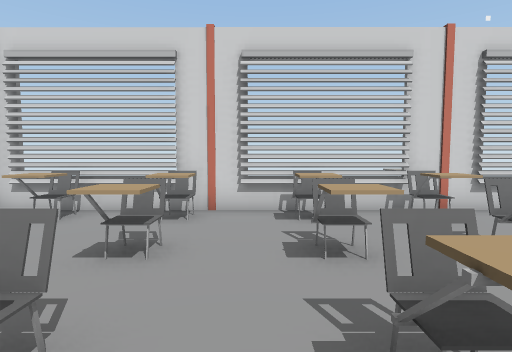
view 1 (above)

21 first-person views from a walk through a 3-D level made in the Unity game engine. The camera is 1.3 m above the floor, tilts 4° down and sees 80° across. Doors are open. The floor is counted in squares, 1 m on a side. Each view is taken from the middle of a square. On the plan, view 1 faces up. The plan holds only what a view shows up to about 14 squares ahead; the rest is blank. The place goes on beyond the plan.

view 2
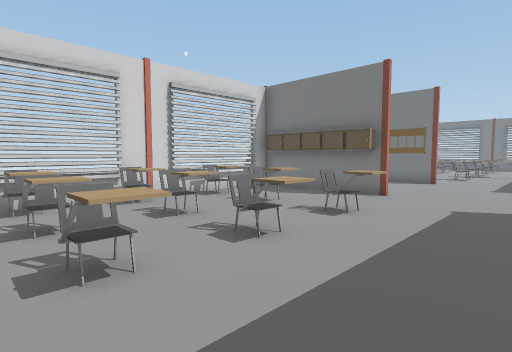

view 3
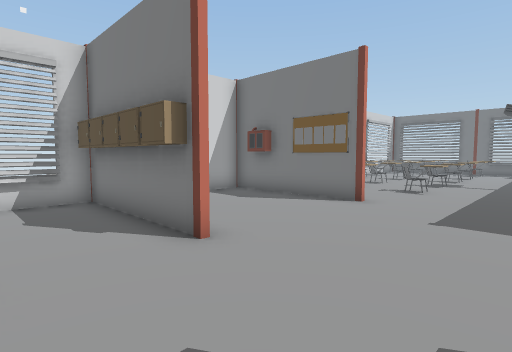

view 4
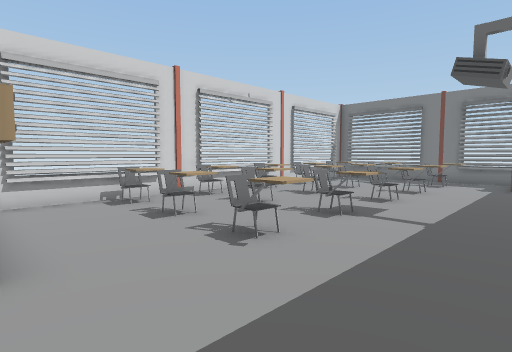

view 5
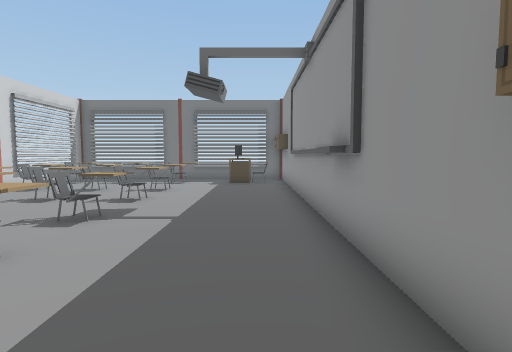

view 6
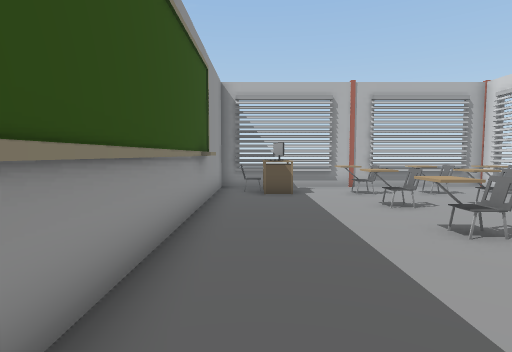

view 7
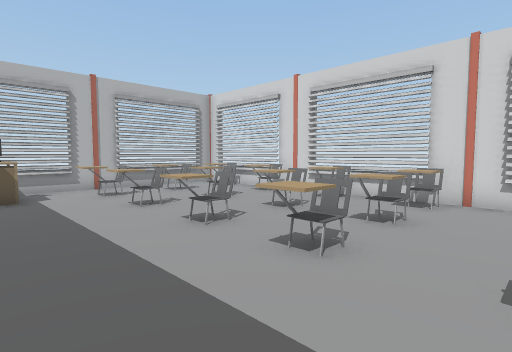

view 8
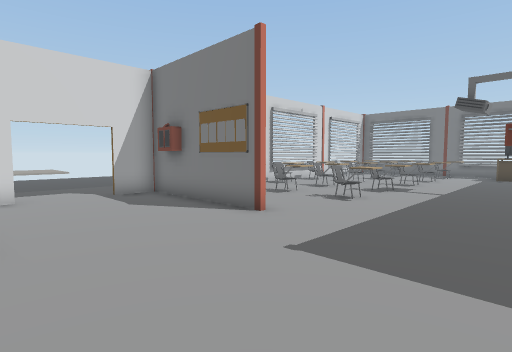

view 9
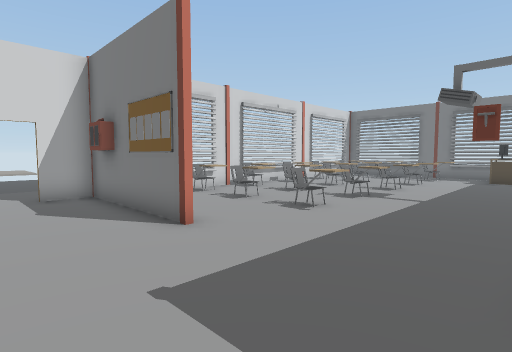

view 10
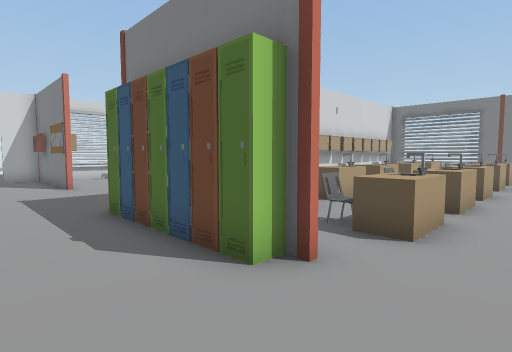

view 11
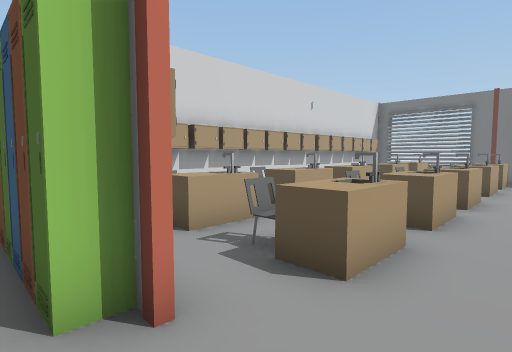

view 12
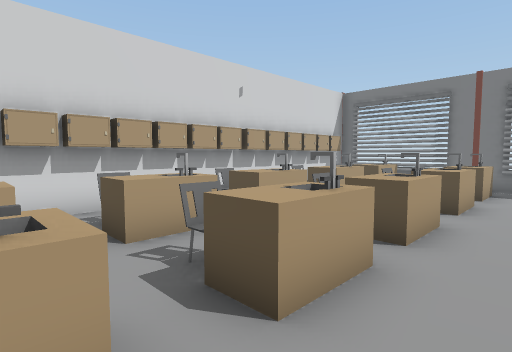

view 13
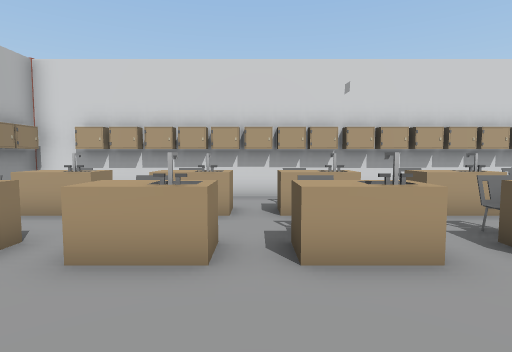

view 14
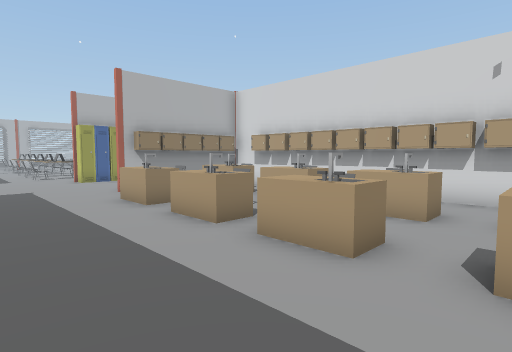

view 15
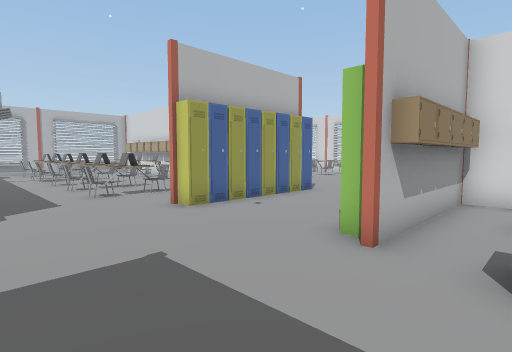

view 16
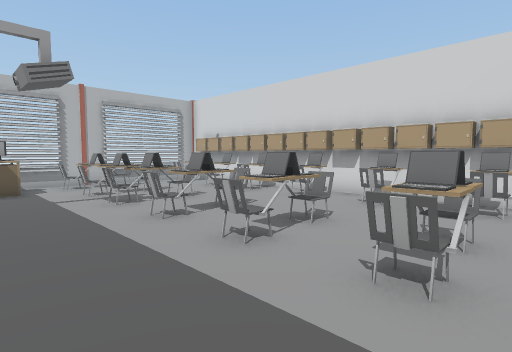

view 17
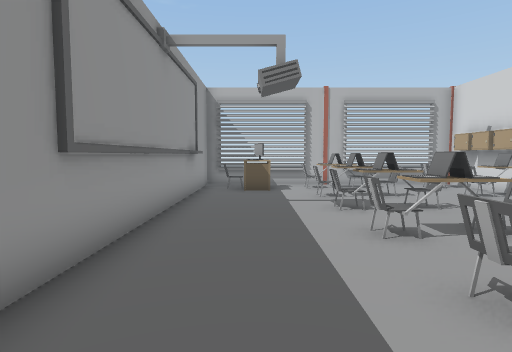

view 18
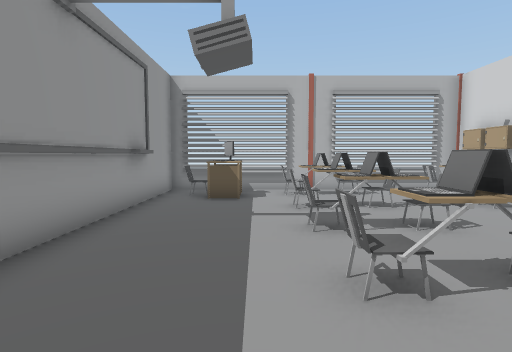

view 19
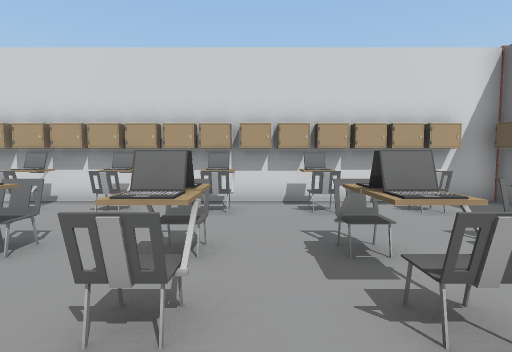

view 20
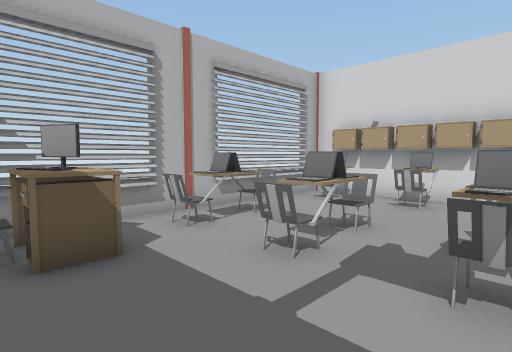

view 21
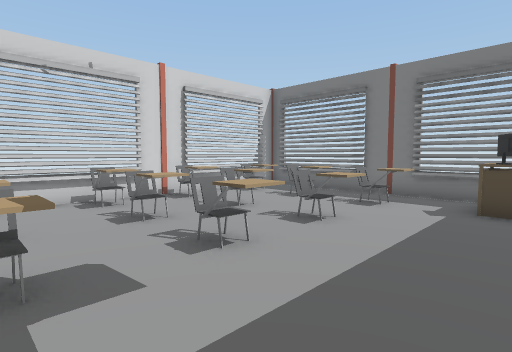

### Floor plan
Points are (right, up) in squares from view 1. A wall is a line through its corners. A room is listed if a view was taken in it or the views show most of it. See-through windows are left out.
Room 1 (views 1, 2, 3, 4, 5, 6, 7, 8, 9, 10, 11, 12, 13, 14, 15, 16, 17, 18, 19, 20, 21)
walls: (9.8, -3.5) (8.4, -3.5); (16.5, -3.4) (26.6, -3.4); (4.9, -3.5) (-2.8, -3.5); (19.4, -3.1) (20.4, -3.1); (9.7, 1.8) (9.7, 2.5); (15.1, 1.8) (15.1, 2.5); (11.2, 7.1) (10.8, 7.1); (9.7, 7.1) (-6.3, 7.1) (-6.3, 5.8); (14.5, 7.1) (13.6, 7.1); (-2.6, -3.4) (4.5, -3.4); (26.8, -3.5) (16.5, -3.5); (-3.4, -13.8) (-2.4, -13.8); (-5.1, -3.5) (-6.3, -3.5) (-6.3, -11.6); (-6.3, -1.6) (-6.3, -3.4) (-5.2, -3.4); (26.1, 7.1) (15.8, 7.1); (-6.3, -12.2) (-6.3, -14.1) (4.5, -14.1); (-6.3, 4.4) (-6.3, -0.5); (29.5, 7.3) (26, 7.3)
low walls: (-6.3, 5.6) (-6.3, 4.5)
ways out: open door at (12.5, 7)
objects: chair (-5, -13); other object (-5, -12); chair (-5, -10) to (-5, -9); chair (-5, -8); chair (-5, -5); locker (-5, -4); other object (-5, -2); table (-4, -12); locker (-4, -4); table (-4, -2) to (-4, -1); chair (-4, 1) to (-4, 2); chair (-4, 3) to (-4, 4); chair (-4, 6); chair (-3, -10) to (-2, -9); chair (-3, -8); laptop (-3, -5); locker (-3, -4); laptop (-2, -8); chair (-2, -5); locker (-2, -4); chair (-2, 1) to (-1, 2); chair (-2, 3) to (-1, 4); chair (-2, 6) to (-1, 6); laptop (-1, -9); chair (-1, -8) to (0, -8); laptop (-1, -5); locker (-1, -4); chair (0, -10); laptop (0, -9); chair (0, -5); locker (0, -4); laptop (1, -9); locker (1, -4); chair (1, 1) to (1, 2); chair (1, 3) to (1, 4); chair (1, 6); chair (2, -10); chair (2, -9); laptop (2, -5); locker (2, -4); locker (3, -4); chair (3, 1) to (4, 2); chair (3, 3) to (4, 4); chair (3, 6) to (4, 6); chair (4, -10) to (5, -10); chair (4, -8); chair (4, -5); locker (4, -4); laptop (5, -9); locker (5, -4); locker (6, -4); chair (6, 1) to (7, 2); chair (6, 3) to (7, 4); chair (6, 6) to (7, 6); chair (7, -10) to (7, -9); laptop (7, -8); chair (7, -5); locker (7, -4); locker (8, -4); locker (9, -4); locker (9, 3) to (10, 3); locker (9, 4) to (10, 4); locker (9, 5) to (10, 5); locker (9, 6) to (10, 6); locker (10, -8); locker (10, -7); locker (10, -6); locker (10, -5); locker (10, -4); locker (15, -8); locker (15, -7); locker (15, -6); locker (15, -5); locker (15, -4); other object (15, -3); locker (15, 3); locker (16, -3); table (17, -9) to (18, -9); chair (17, -8); table (17, -6) to (18, -6); other object (17, -5); locker (17, -4); locker (18, -4); chair (18, 1) to (19, 2); chair (18, 6) to (19, 6); locker (19, -4); chair (19, 3); table (20, -9) to (21, -9); table (20, -6) to (21, -6); chair (20, -5); locker (20, -4); locker (21, -4); chair (21, 1) to (21, 2); chair (21, 3) to (21, 4); chair (21, 6); locker (22, -4); table (23, -9) to (24, -9); table (23, -6) to (24, -6); chair (23, -5); locker (23, -4); locker (24, -4); chair (24, 1) to (24, 2); chair (24, 3) to (24, 4); chair (24, 6); locker (25, -4); table (26, -9) to (27, -9); chair (26, -8); table (26, -6) to (27, -6); other object (26, -5); locker (26, -4); chair (26, 1) to (27, 2); chair (26, 3) to (27, 4); chair (26, 6) to (27, 6); locker (27, -4); locker (28, -4); table (29, -9); other object (29, -8); table (29, -6); other object (29, -5); locker (29, -4); computer (29, -1); chair (29, 1) to (29, 2); chair (29, 3) to (29, 4); chair (29, 6)

Positions as (right, up) in squares from view 1, and headings:
1: (0, 0), facing up
2: (0, -2), facing up-right
3: (7, -2), facing up-right
4: (15, -2), facing up-right
5: (15, -2), facing right
6: (6, -2), facing left
7: (6, -2), facing up-left
8: (10, -3), facing up-right
9: (12, -3), facing up-right
10: (12, -11), facing up-right
11: (14, -11), facing up-right
12: (18, -11), facing up-right
13: (22, -13), facing up
14: (26, -13), facing up-left
15: (17, -13), facing up-left
16: (8, -13), facing up-left
17: (7, -12), facing left
18: (5, -11), facing left
19: (3, -12), facing up
20: (0, -13), facing up-left
21: (21, -2), facing up-right
